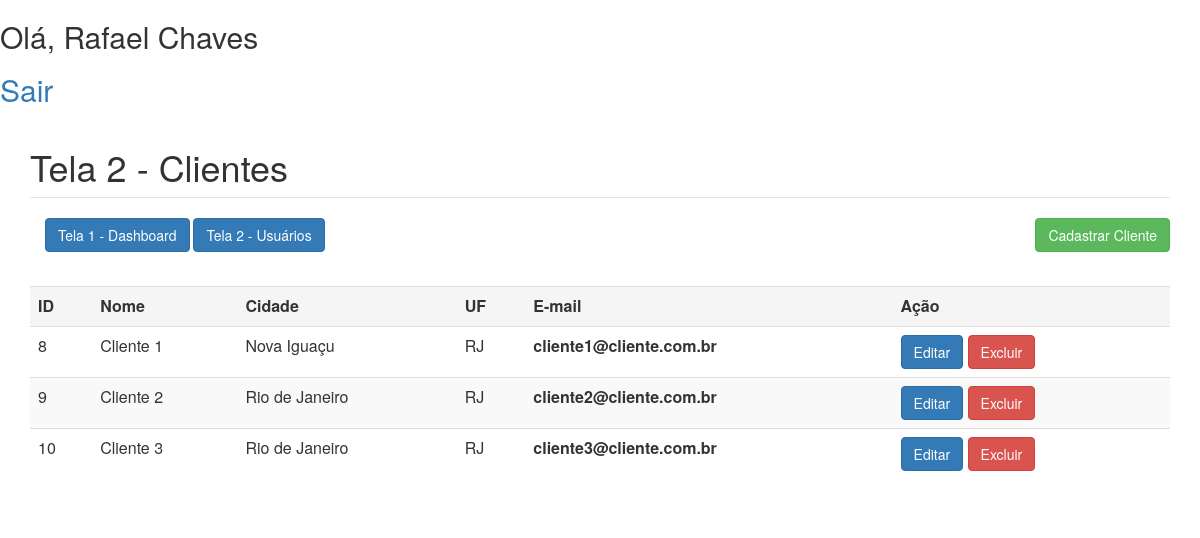
Page / (signed in) on the committed database.
### tables this page shows
CREATE TABLE `tab_cliente` (
  `id` int(11) NOT NULL,
  `nome` varchar(70) NOT NULL,
  `endereco` varchar(45) DEFAULT NULL,
  `numero` varchar(10) DEFAULT NULL,
  `bairro` varchar(30) DEFAULT NULL,
  `cidade` varchar(45) DEFAULT NULL,
  `estado` varchar(50) DEFAULT NULL,
  `uf` char(2) DEFAULT NULL,
  `cep` varchar(9) DEFAULT NULL,
  `email` varchar(70) DEFAULT NULL,
  `cpf` varchar(14) NOT NULL,
  `telefone` varchar(15) DEFAULT NULL,
  `site` varchar(100) DEFAULT NULL
);

### index.php (the view, shortened to what this page needs)
<?php
$termo = (isset($_GET['termo'])) ? $_GET['termo'] : '';
if (empty($termo)):
	$conexao = conexao::getInstance();
	$sql = 'SELECT * FROM tab_cliente';
	$stm = $conexao->prepare($sql);
	$stm->execute();
	$tab_cliente = $stm->fetchAll(PDO::FETCH_OBJ);
endif;
?>
<h2>Olá, <?php echo $_SESSION['usuario'];?></h2>
<h2><a href="logout.php">Sair</a></h2>
<!DOCTYPE html>
<html>
<head><meta http-equiv="Content-Type" content="text/html; charset=utf-8">
	<link rel="stylesheet" type="text/css" href="css/bootstrap.min.css">
	<link rel="stylesheet" type="text/css" href="css/custom.css">
</head>
<body>
	<div class='container'>
		<fieldset>
			<legend><h1>Tela 2 - Clientes</h1></legend>
			<form action="" method="get" id='form-contato' class="form-horizontal col-md-10">
			    <a href='dashboard.php' class="btn btn-primary">Tela 1 - Dashboard</a>
			    <a href='usuarios.php' class="btn btn-primary">Tela 2 - Usuários</a>
			</form>
			<a href='cadastro.php' class="btn btn-success pull-right">Cadastrar Cliente</a>
			<div class='clearfix'></div>
			<?php if(!empty($tab_cliente)):?>
				<table class="table table-striped">
					<tr class='active'>
				     	<th>ID</th>
						<th>Nome</th>
						<th>Cidade</th>
						<th>UF</th>
				     	<th>E-mail</th>
						<th>Ação</th>
					</tr>
					<?php foreach($tab_cliente as $cliente):?>
						<tr>
				            <td><?=$cliente->id?></td>
							<td><?=$cliente->nome?></td>
							<td><?=$cliente->cidade?></td>
							<td><?=$cliente->uf?></td>
				 		    <th><?=$cliente->email?></th>
							<td>
								<a href='editar.php?id=<?=$cliente->id?>' class="btn btn-primary">Editar</a>
								<a href='javascript:void(0)' class="btn btn-danger link_exclusao" rel="<?=$cliente->id?>">Excluir</a>
							</td>
						</tr>
					<?php endforeach;?>
				</table>
			<?php else: ?>
				<h3 class="text-center text-primary">Não existem clientes cadastrados!</h3>
			<?php endif; ?>
		</fieldset>
	</div>
</body>
</html>

### custom.css (style rules this page uses)
fieldset { margin:1% auto; }
table { margin-top: 20px; }

### rows in the picture
tab_cliente: id "8", nome "Cliente 1", cidade "Nova Iguaçu", uf "RJ", email "cliente1@cliente.com.br"
tab_cliente: id "9", nome "Cliente 2", cidade "Rio de Janeiro", uf "RJ", email "cliente2@cliente.com.br"
tab_cliente: id "10", nome "Cliente 3", cidade "Rio de Janeiro", uf "RJ", email "cliente3@cliente.com.br"

### other values in the picture
$_SESSION['usuario'] "Rafael Chaves"
